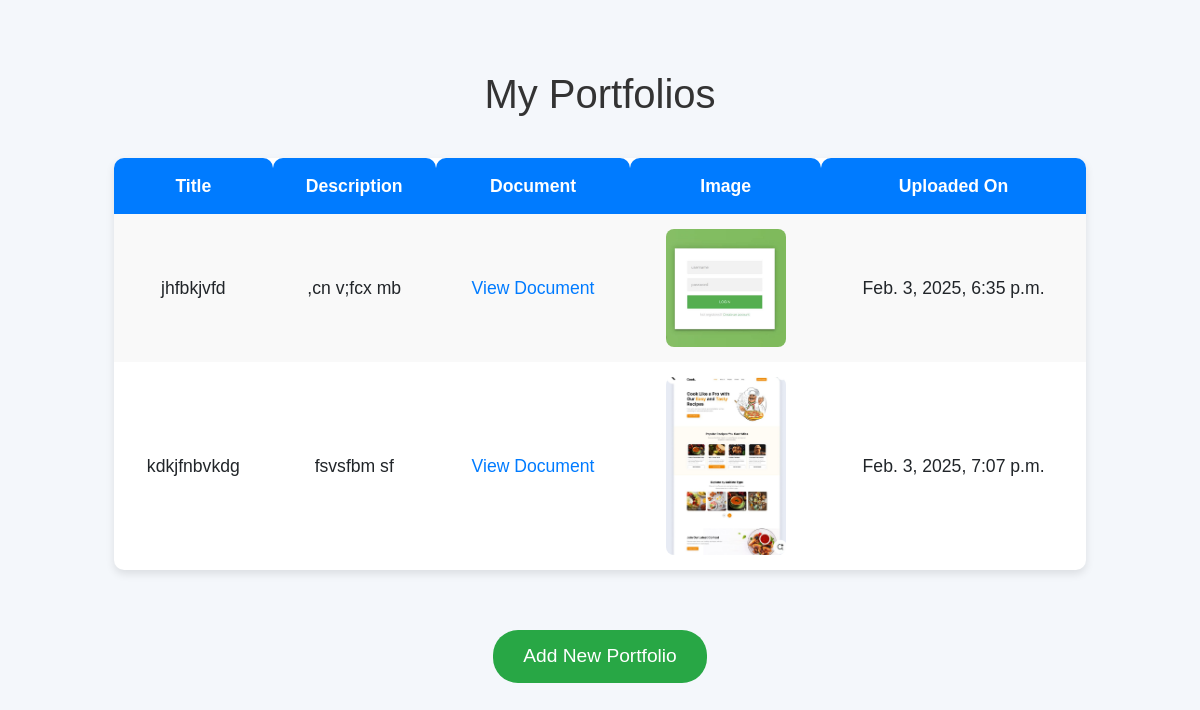
Page /stdportfolio/ (signed in) on the committed database.
### academiApp/models.py (models this page shows, shortened)
class Portfolio(models.Model):
    user = models.ForeignKey(User, on_delete=models.CASCADE, related_name='portfolios')
    title = models.CharField(max_length=200)
    description = models.TextField()
    document = models.FileField(upload_to='documents/', blank=True, null=True)
    image = models.ImageField(upload_to='images/', blank=True, null=True)
    created_at = models.DateTimeField(auto_now_add=True)

### academiApp/views.py (the view)
# urls.py: path('stdportfolio/',views.stdportfolio,name='stdportfolio'),
@login_required
def stdportfolio(request):
    portfolios = Portfolio.objects.filter(user=request.user)
    return render(request, 'stdportfolio.html', {'portfolios': portfolios})

### template/stdportfolio.html (shortened to what this page needs)
<!DOCTYPE html>
{% load static %}
<html lang="en">
<head>
    <link rel="stylesheet" href="https://cdn.jsdelivr.net/npm/bootstrap@5.0.2/dist/css/bootstrap.min.css">
</head>
<body>
    <div class="container">
        <h2>My Portfolios</h2>
        {% if portfolios %}
            <table>
                <tr>
                    <th>Title</th>
                    <th>Description</th>
                    <th>Document</th>
                    <th>Image</th>
                    <th>Uploaded On</th>
                </tr>
                {% for portfolio in portfolios %}
                <tr>
                    <td>{{ portfolio.title }}</td>
                    <td>{{ portfolio.description }}</td>
                    <td>
                        {% if portfolio.document %}
                            <a href="{{ portfolio.document.url }}" target="_blank">View Document</a>
                        {% else %}
                            No document
                        {% endif %}
                    </td>
                    <td>
                        {% if portfolio.image %}
                            <img src="{{ portfolio.image.url }}" alt="Portfolio Image">
                        {% else %}
                            No image
                        {% endif %}
                    </td>
                    <td>{{ portfolio.created_at }}</td>
                </tr>
                {% endfor %}
            </table>
        {% else %}
            <p>You haven't uploaded any portfolios yet.</p>
        {% endif %}
        <a href="{% url 'add_portfolio' %}" class="btn">Add New Portfolio</a>
    </div>
</body>
</html>

### template/stdportfolio.html (style rules this page uses)
body { font-family: 'Arial', sans-serif; background-color: #f4f7fb; margin: 0; padding: 0; }
h2 { text-align: center; margin-top: 40px; color: #333; font-size: 2.5rem; }
.container { padding: 30px; text-align: center; }
table { width: 90%; margin: 40px auto; border-collapse: collapse; background-color: #fff; border-radius: 10px; box-shadow: 0 4px 8px rgba(0, 0, 0, 0.1); }
th, td { padding: 15px 20px; text-align: center; font-size: 1.1rem; }
th { background-color: #007bff; color: white; border-top-left-radius: 10px; border-top-right-radius: 10px; }
tr:nth-child(even) { background-color: #f9f9f9; }
img { border-radius: 8px; width: 120px; height: auto; transition: transform 0.3s ease; }
a { color: #007bff; text-decoration: none; }
.btn { padding: 12px 30px; font-size: 1.2rem; background-color: #28a745; color: white; border-radius: 25px; border: none; transition: background-color 0.3s ease; margin-top: 20px; }

### rows in the picture
Portfolio: title "jhfbkjvfd", description ",cn v;fcx mb", image (picture), created_at "Feb. 3, 2025, 6:35 p.m."
Portfolio: title "kdkjfnbvkdg", description "fsvsfbm sf", image (picture), created_at "Feb. 3, 2025, 7:07 p.m."
